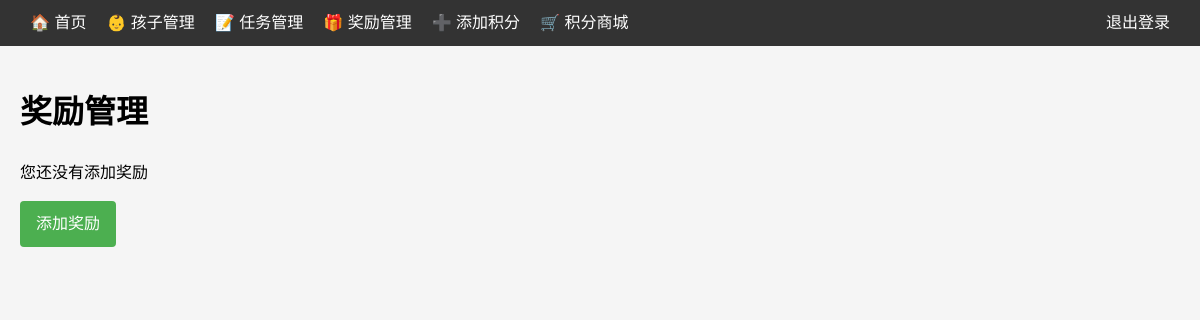
Before: /rewards (signed in) with the older database file.
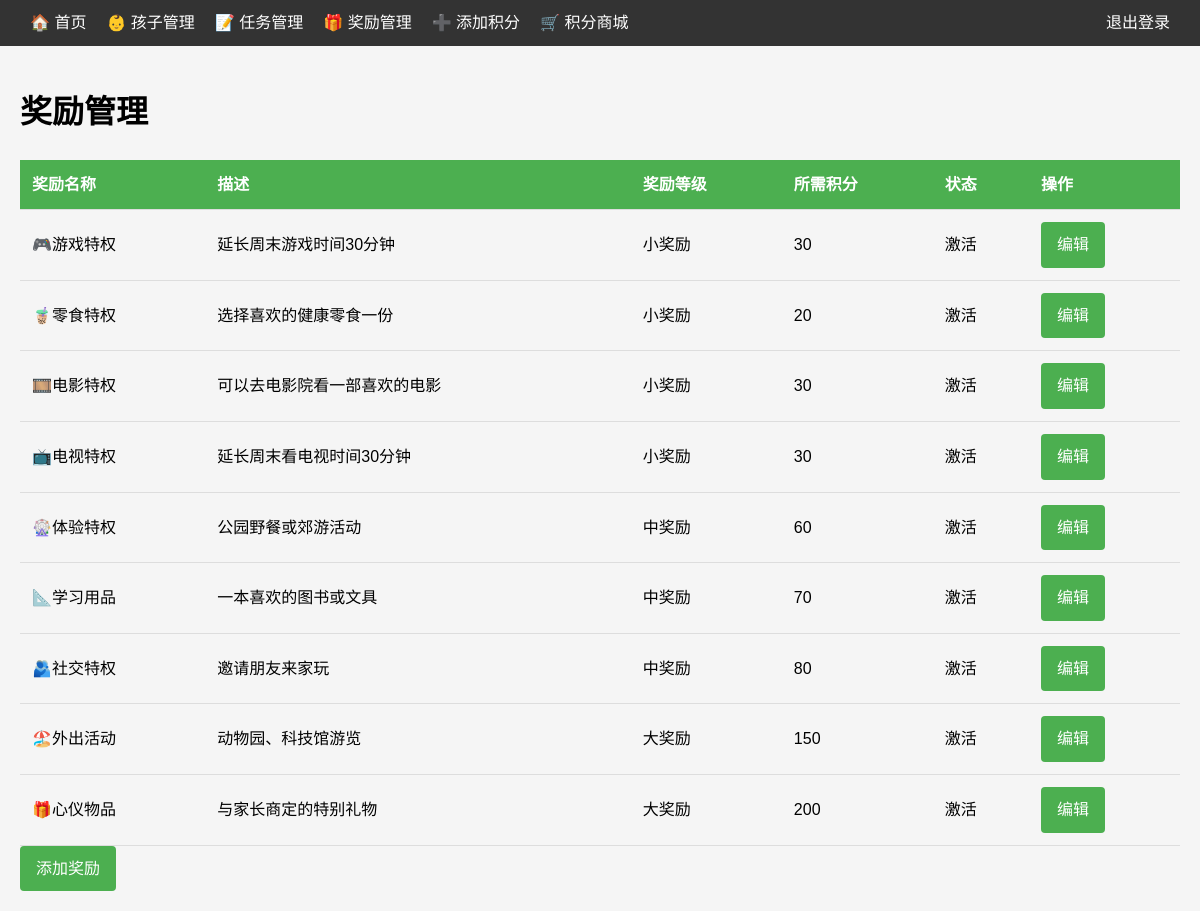
After: the same page with the newer database file.
### app/models.py (models this page shows)
class Reward(db.Model):
    id = db.Column(db.Integer, primary_key=True)
    name = db.Column(db.String(128), nullable=False)
    description = db.Column(db.Text)
    cost = db.Column(db.Integer, nullable=False)  # 兑换奖励所需的积分
    level = db.Column(db.String(64), nullable=False, default='小奖励')  # 奖励等级：小奖励、中奖励、大奖励
    is_active = db.Column(db.Boolean, default=True)
    records = db.relationship('RewardRecord', backref='reward', lazy='dynamic')

### app/main/views.py (the view)
@main.route('/rewards')
@login_required
def list_rewards():
    rewards = Reward.query.all()
    return render_template('rewards.html', rewards=rewards)

### app/models.py (called while the page is built)
@login_manager.user_loader
def load_user(user_id):
    return User.query.get(int(user_id))

### app/templates/rewards.html (shortened to what this page needs)
{% extends "base.html" %}
{% block content %}
<h1>奖励管理</h1>
{% if rewards %}
<table>
    <tr>
        <th>奖励名称</th>
        <th>描述</th>
        <th>奖励等级</th>
        <th>所需积分</th>
        <th>状态</th>
        <th>操作</th>
    </tr>
    {% for reward in rewards %}
    <tr>
        <td>{{ reward.name }}</td>
        <td>{{ reward.description or '无' }}</td>
        <td>{{ reward.level }}</td>
        <td>{{ reward.cost }}</td>
        <td>{{ '激活' if reward.is_active else '停用' }}</td>
        <td>
            <a href="{{ url_for('main.edit_reward', reward_id=reward.id) }}" class="button">编辑</a>
        </td>
    </tr>
    {% endfor %}
</table>
{% else %}
<p>您还没有添加奖励</p>
{% endif %}
<a href="{{ url_for('main.add_reward') }}" class="button">添加奖励</a>
{% endblock %}

Changed rows visible on the page:
added Reward: name "🎮游戏特权", description "延长周末游戏时间30分钟", level "小奖励", cost "30", is_active "激活"
added Reward: name "🧋零食特权", description "选择喜欢的健康零食一份", level "小奖励", cost "20", is_active "激活"
added Reward: name "🎞️电影特权", description "可以去电影院看一部喜欢的电影", level "小奖励", cost "30", is_active "激活"
added Reward: name "📺电视特权", description "延长周末看电视时间30分钟", level "小奖励", cost "30", is_active "激活"
added Reward: name "🎡体验特权", description "公园野餐或郊游活动", level "中奖励", cost "60", is_active "激活"
added Reward: name "📐学习用品", description "一本喜欢的图书或文具", level "中奖励", cost "70", is_active "激活"
added Reward: name "🫂社交特权", description "邀请朋友来家玩", level "中奖励", cost "80", is_active "激活"
added Reward: name "🏖️外出活动", description "动物园、科技馆游览", level "大奖励", cost "150", is_active "激活"
added Reward: name "🎁心仪物品", description "与家长商定的特别礼物", level "大奖励", cost "200", is_active "激活"
Other visible differences:
text no longer shown: "您还没有添加奖励"
text now shown: "奖励名称 描述 奖励等级 所需积分 状态 操作"
